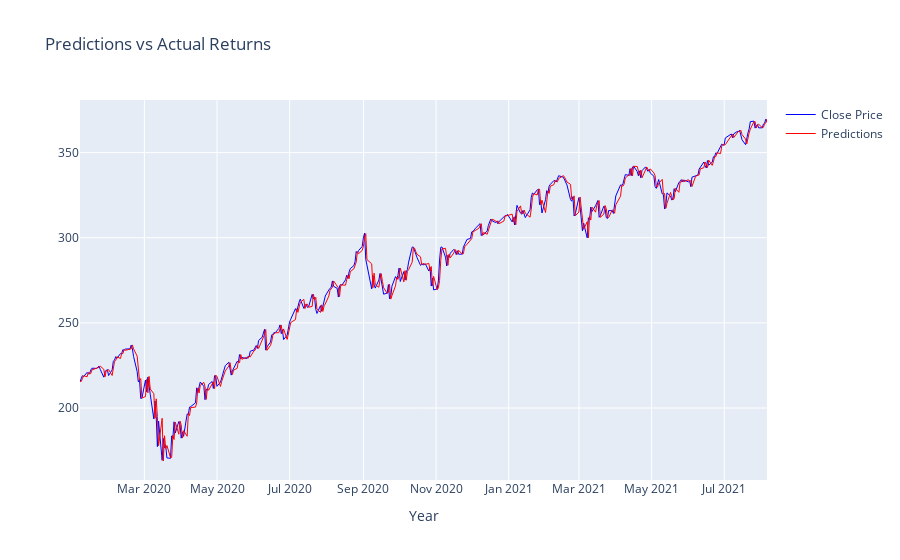

This figure's notebook cell:
### Code cell
# Plot last WINDOW_LENGTH days for visibility
WINDOW_LENGTH = 400

fig = go.Figure()
fig.add_trace(go.Line(x=dataframe.index[-WINDOW_LENGTH:], y=dataframe['close'][-WINDOW_LENGTH:], name='Close Price',
                         line=dict(color='blue', width=1)))
fig.add_trace(go.Line(x=dataframe.index[-WINDOW_LENGTH:], y=dataframe['predictions'][-WINDOW_LENGTH:], name = 'Predictions',
                         line=dict(color='red', width=1)
))

fig.update_layout(title='Predictions vs Actual Returns',
                   xaxis_title='Year')
fig.show()

### Figure 1 — Plotly figure (JSON) as saved in the notebook; plotly's stock layout.template omitted (floating-point values rounded to 4 significant figures; data arrays with more than 128 entries replaced by an {"elided": "..."} marker saying what was removed)
{"data": [{"line": {"color": "blue", "width": 1}, "name": "Close Price", "type": "scatter", "x": {"elided": "400 str values"}, "y": {"elided": "400 float values"}}, {"line": {"color": "red", "width": 1}, "name": "Predictions", "type": "scatter", "x": {"elided": "400 str values"}, "y": {"elided": "400 float values"}}], "layout": {"title": {"text": "Predictions vs Actual Returns"}, "xaxis": {"title": {"text": "Year"}}}}
